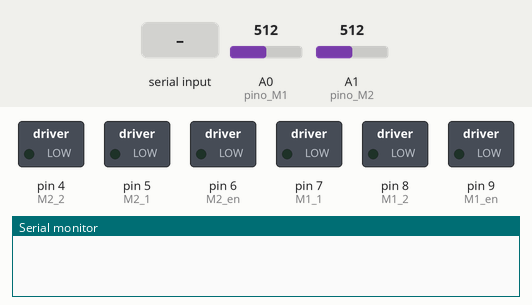
Simulated run of this sketch. Board: Arduino Uno, built with avr-gcc and run on an emulated ATmega328P. Shown: switched loads named in the sketch (green lamp = pin HIGH), the last lines printed to the serial monitor. Inputs (shaded band) come from the test bench; at power-on: A0 (pino_M1) = 512, A1 (pino_M2) = 512.

Above: at 1.2 s.
1.3 s: "m90\n" received over Serial
At 2.1 s:
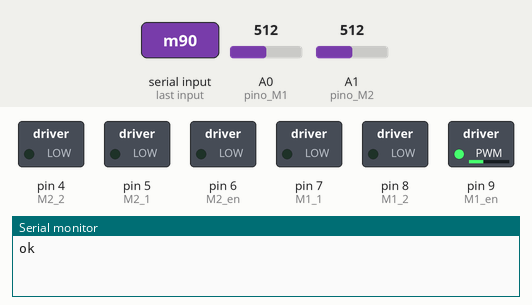
2.8 s: "m 45\n" received over Serial
At 3.3 s:
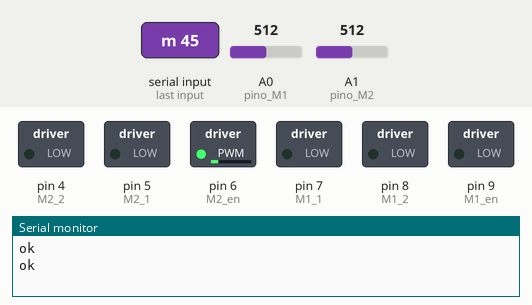
Timing chart, 0 to 5.8 s (numbered marks = the images above; inputs shaded):
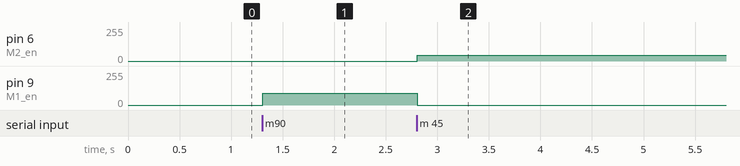

Measured:
- after the input at 1.3 s, pin 9 (M1_en): 0/255 → 90/255 at once
- after the input at 2.8 s, pin 6 (M2_en): 0/255 → 45/255 at once; pin 9 (M1_en): 90/255 → 0/255 at once

The sketch:

arduino.ino
```cpp
#define M1_1 7
#define M1_2 8
#define M1_en 9

#define M2_1 5
#define M2_2 4
#define M2_en 6

//pinos analogicos para os encoders AS5600 (pino OUT)
const int pino_M1 = A0;
const int pino_M2 = A1;

volatile long encoderCount_M1 = 0;
volatile long encoderCount_M2 = 0;

int lastRaw_M1 = 0;
int lastRaw_M2 = 0;

void handle_motor_speed(String);
void provide_encoder_values();
void set_speed(int, int);
void forward();
void backward();
void stop_motor();
void leftward();
void rightward();

void setup() {
  Serial.begin(9600);

  pinMode(M1_1, OUTPUT);
  pinMode(M1_2, OUTPUT);
  pinMode(M1_en, OUTPUT);

  pinMode(M2_1, OUTPUT);
  pinMode(M2_2, OUTPUT);
  pinMode(M2_en, OUTPUT);

  //leitura inicial para evitar saltos de odometria ao ligar
  lastRaw_M1 = analogRead(pino_M1);
  lastRaw_M2 = analogRead(pino_M2);
}

void loop() {
  atualizarEncodersAnalogicos();
  static String command;

  while (Serial.available() > 0) {
    char incomingChar = Serial.read();

    if (incomingChar == '\n') {
      if (command[0] == 'm') {
        handle_motor_speed(command);
        Serial.println("ok");
      }
      else if (command[0] == 'e') {
        provide_encoder_values();
      }
      command = "";
    }
    else {
      command += incomingChar;
    }
  }

}

void atualizarEncodersAnalogicos() {
  //leitura da posicao (0 a 1023)
  int currentRaw_M1 = analogRead(pino_M1);
  int currentRaw_M2 = analogRead(pino_M2);

  //calcula o quanto a roda andou desde a ultima leitura
  int diferenca_M1 = currentRaw_M1 - lastRaw_M1;
  int diferenca_M2 = currentRaw_M2 - lastRaw_M2;

  //corrige o estouro se a roda der uma volta completa (passar pelo 0)
  if (diferenca_M1 > 512) diferenca_M1 -= 1024;
  else if (diferenca_M1 < -512) diferenca_M1 += 1024;

  if (diferenca_M2 > 512) diferenca_M2 -= 1024;
  else if (diferenca_M2 < -512) diferenca_M2 += 1024;

  //acumula o deslocamento na contagem global do encoder
  encoderCount_M1 += diferenca_M1;
  encoderCount_M2 += diferenca_M2;

  lastRaw_M1 = currentRaw_M1;
  lastRaw_M2 = currentRaw_M2;
}

void handle_motor_speed(String s) {
  if (s.length() > 0) {
    int index = s.indexOf(' ');
    int left_motor_speed = s.substring(1, index).toInt();
    int right_motor_speed = s.substring(index + 1).toInt();

    set_speed(left_motor_speed, right_motor_speed);
  }
}

void provide_encoder_values() {
  Serial.print(encoderCount_M1);
  Serial.print(" ");
  Serial.println(encoderCount_M2);
}

void backward() {
  digitalWrite(M1_1, HIGH);
  digitalWrite(M1_2, LOW);
  digitalWrite(M2_1, HIGH);
  digitalWrite(M2_2, LOW);
}

void forward() {
  digitalWrite(M1_1, LOW);
  digitalWrite(M1_2, HIGH);
  digitalWrite(M2_1, LOW);
  digitalWrite(M2_2, HIGH);
}

void stop_motor() {
  analogWrite(M1_en, 0);
  analogWrite(M2_en, 0);
  digitalWrite(M1_1, LOW);
  digitalWrite(M1_2, LOW);
  digitalWrite(M2_1, LOW);
  digitalWrite(M2_2, LOW);
}

void leftward() {
  digitalWrite(M1_1, LOW);
  digitalWrite(M1_2, HIGH);
  digitalWrite(M2_1, HIGH);
  digitalWrite(M2_2, LOW);
}

void rightward() {
  digitalWrite(M1_1, HIGH);
  digitalWrite(M1_2, LOW);
  digitalWrite(M2_1, LOW);
  digitalWrite(M2_2, HIGH);
}

void set_speed(int left_motor_speed, int right_motor_speed) {
  if (left_motor_speed > 0 and right_motor_speed > 0) {
    forward();
  }
  else if (left_motor_speed < 0 and right_motor_speed < 0) {
    backward();
  }
  else if (left_motor_speed > 0 and right_motor_speed < 0) {
    rightward();
  }
  else if (left_motor_speed < 0 and right_motor_speed > 0) {
    leftward();
  }

  int left_motor_speed_ = abs(left_motor_speed);
  int right_motor_speed_ = abs(right_motor_speed);

  analogWrite(M1_en, left_motor_speed_);
  analogWrite(M2_en, right_motor_speed_);
}
```
